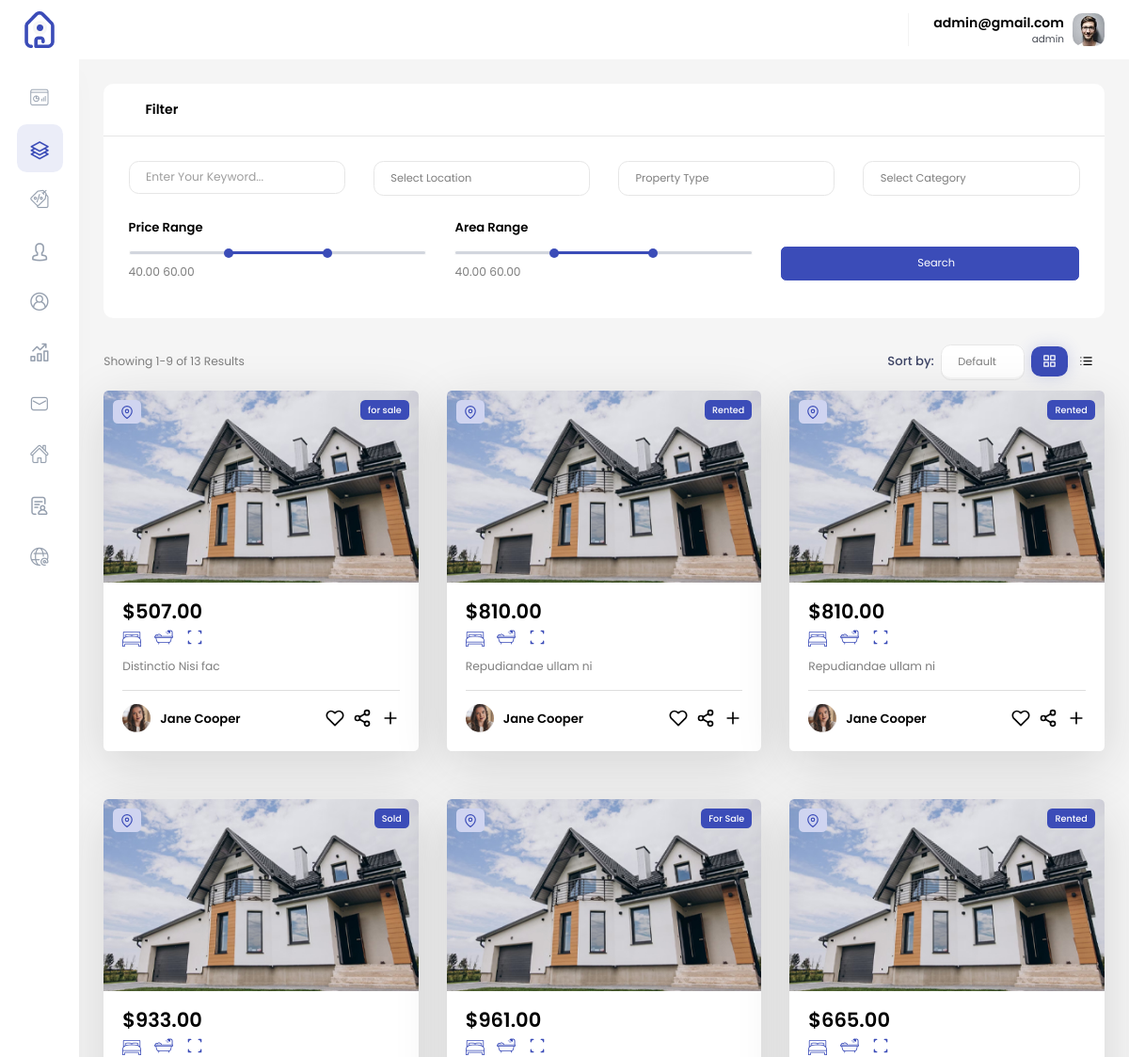
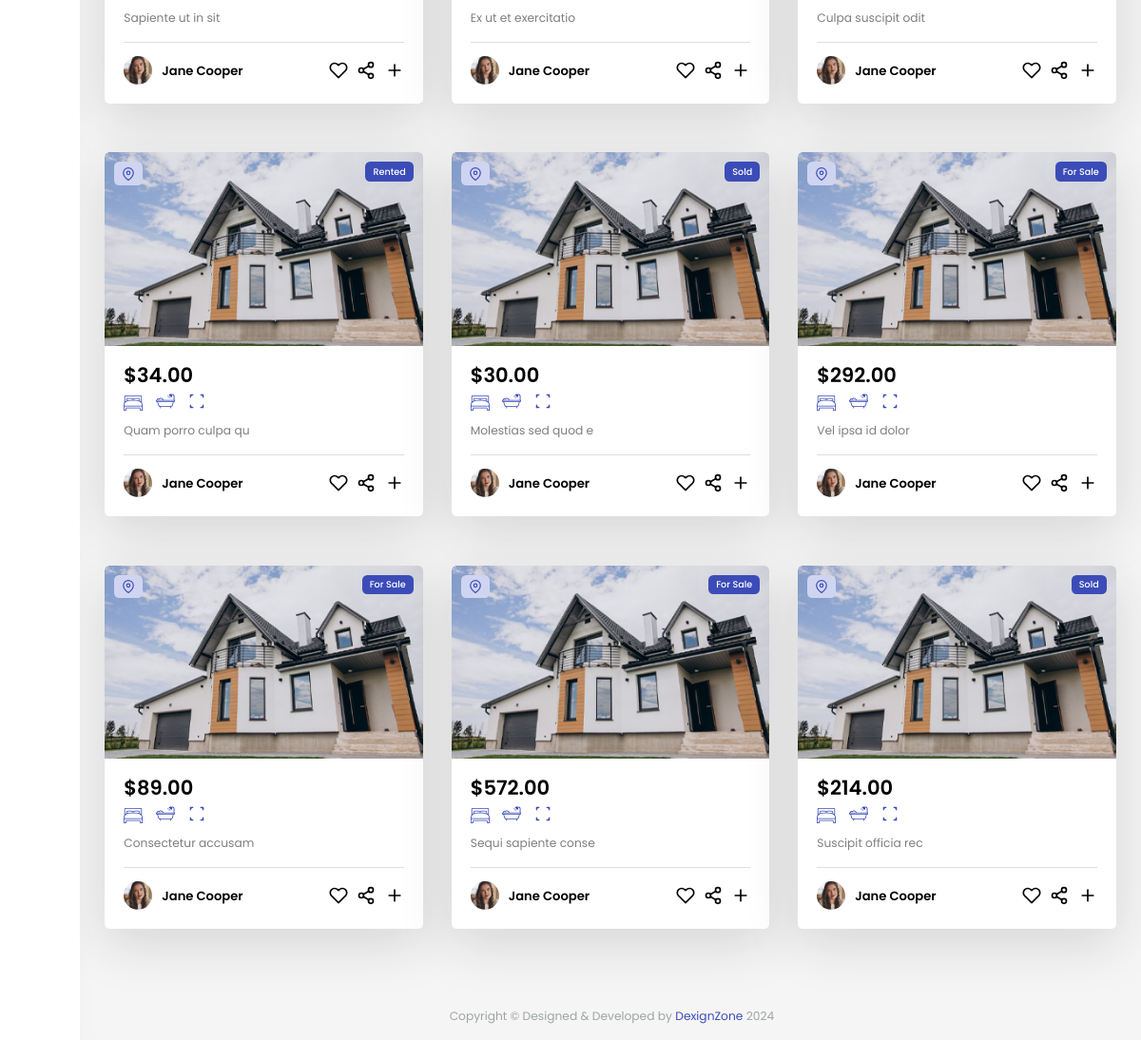
Screenshot of /property/admin/list-property/ (signed in) with the database file from the repository (2 pictures, top to bottom).
### account/models.py (models this page shows, shortened)
class User(AbstractBaseUser):
    USER_TYPE_CHOICES = [
        ('admin', 'Admin'),
        ('agent', 'Agent'),
        ('customer', 'Customer'),
    ]
    user_id = models.AutoField(primary_key=True)
    first_name = models.CharField(max_length=30)
    last_name = models.CharField(max_length=30)
    email = models.EmailField(unique=True,max_length=255, blank=False, null=False)
    user_type = models.CharField(max_length=10, choices=USER_TYPE_CHOICES)
    phone_number = models.CharField(max_length=15, blank=True, null=True)
    profile_picture = models.ImageField(upload_to='profile_pictures/', blank=True, null=True)
    is_admin= models.BooleanField(default=False)
    is_active= models.BooleanField(default=True)
    created_at = models.DateTimeField(auto_now_add=True)
    updated_at = models.DateTimeField(auto_now=True)
    objects = UserManager()
    USERNAME_FIELD = 'email'
    REQUIRED_FIELDS = ['user_type']

### property/models.py (models this page shows, shortened)
class Property(models.Model):
    PROPERTY_CATEGORIES = [
        ('apartment', 'Apartment'),
        ('condo', 'Condo'),
        ('house', 'House'),
        ('industrial', 'Industrial'),
        ('villa', 'Villa'),
    ]
    LISTING_STATUSES = [
        ('for sale', 'For Sale'),
        ('for rent', 'For Rent'),
        ('sold', 'Sold'),
        ('rented', 'Rented'),
        ('liked', 'Liked'),
    ]
    property_id = models.AutoField(primary_key=True)
    agent = models.ForeignKey(User, on_delete=models.CASCADE, related_name='properties', limit_choices_to=Q(user_type='agent')|Q(user_type= 'admin'))
    title = models.CharField(max_length=255)
    description = models.TextField()
    category = models.CharField(max_length=20, choices=PROPERTY_CATEGORIES)
    status = models.CharField(max_length=10, choices=LISTING_STATUSES)
    price = models.DecimalField(max_digits=10, decimal_places=2)
    created_at = models.DateTimeField(auto_now_add=True)
    updated_at = models.DateTimeField(auto_now=True)

### property/views.py (the view)
# urls.py: path('admin/list-property/',AdminPropertyListView.as_view(), name='admin-list-property'),
class AdminPropertyListView(View):
    permission_class = IsAdminUser()  # Define the permission class
    def dispatch(self, request, *args, **kwargs):
        try:
            if self.permission_class:
                self.permission_class(request)  # Call the permission check
            return super().dispatch(request, *args, **kwargs)
        except PermissionDenied:
            return render(request, 'error/error_403.html', status=403)
    def get(self, request, *args, **kwargs):
        return render(request, 'admin/property/property-list.html')

### account/context_processor.py (called while the page is built)
def accounts(request):
    useraddress = UserAddress.objects.all()
    usersocialmedia = UserSocialMediaProfile.objects.all()
    userdetail = User.objects.all()
    return {
        'useraddress': useraddress,
        'usermedia': usersocialmedia,
        'userdetail': userdetail,
    }

def user_profile_context(request):
    if request.user.is_authenticated:
        try:
            user_profile = User.objects.get(user_id=request.user.user_id)
        except User.DoesNotExist:
            user_profile = None
    else:
        user_profile = None
    return {
        'user_profile': user_profile,
    }

### property/context_processor.py (called while the page is built)
def properties(request):
    properties = Property.objects.all()  # Fetch all properties
    propertyamenities = PropertyAmenities.objects.all()  # Fetch all properties amenities
    propertylisiting = PropertyListingDetail.objects.all()  # Fetch all properties details
    propertymedia = PropertyMedia.objects.all()  # Fetch all properties details
    propertyaddress = PropertyAddress.objects.all()
    return {
        'properties': properties,  # Make it available in templates
        'amenities': propertyamenities,
        'listings': propertylisiting,
        'medias': propertymedia,
        'addresses': propertyaddress,
    }

### propertymanagement/permisssions.py (called while the page is built)
    def __call__(self, request):
        if not request.user.is_authenticated or request.user.user_type != 'admin':
            raise PermissionDenied("You do not have permission to access this page.")

### templates/admin/property/property-list.html (shortened to what this page needs)
{% extends 'admin/admin_base/admin_base.html' %} {% load static %}
{% block content %}
<div class="content-body">
  <div class="container-fluid">
    <div class="row">
      <div class="col-12">
        <div class="filter cm-content-box box-primary">
          <div class="content-title SlideToolHeader">
            <div class="cpa">
              <i class="fa-sharp fa-solid fa-filter me-2"></i>Filter
            </div>
            <div class="tools">
              <a href="javascript:void(0);" class="expand handle"
                ><i class="fal fa-angle-down"></i
              ></a>
            </div>
          </div>
          <div class="cm-content-body form excerpt">
            <div class="card-body">
              <form>
                <div class="row">
                  <div class="mb-3 col-lg-3 col-md-6">
                    <input
                      type="text"
                      class="form-control"
                      placeholder="Enter Your Keyword..."
                      required=""
                    />
                  </div>
                  <div class="mb-3 col-lg-3 col-md-6">
                  </div>
                  <div class="mb-3 col-lg-3 col-md-6">
                  </div>
                  <div class="mb-3 col-lg-3 col-md-6">
                  </div>
                </div>
              </form>
              <div class="row align-items-center">
                <div class="mb-3 col-lg-4 col-md-6">
                  <h6 class="title">Price Range</h6>
                  <div class="combined2 mt-3">
                    <div id="combined2"></div>
                    <span
                      class="example-val"
                      id="slider-combined2-value-min"
                    ></span>
                    <span
                      class="example-val"
                      id="slider-combined2-value-max"
                    ></span>
                  </div>
                </div>
                <div class="mb-3 col-lg-4 col-md-6">
                  <h6 class="title">Area Range</h6>
                  <div class="combined mt-3">
                    <div id="combined"></div>
                    <span
                      class="example-val"
                      id="slider-combined-value-min"
                    ></span>
                    <span
                      class="example-val"
                      id="slider-combined-value-max"
                    ></span>
                  </div>
                </div>
                <div class="col-lg-4 col-md-6 align-self-end mb-3">
                  <button
                    class="btn btn-primary rounded-sm w-100"
                    title="Click here to Search"
                    type="button"
                  >
                    <i class="fa fa-search me-1"></i>Search
                  </button>
                </div>
              </div>
            </div>
          </div>
        </div>
      </div>
    </div>
    <div class="my-3 row">
      <div class="col-sm-6 align-self-center">
        <p class="mb-0 d-sm-block d-none">Showing 1-9 of 13 Results</p>
      </div>
      <div class="col-sm-6">
        <div class="d-flex justify-content-end align-items-center">
          <div class="d-flex align-items-center me-2">
            <label class="form-label w-100 me-2 mb-0">Sort by: </label>
          </div>
          <ul class="nav nav-pills style-1">
            <li class="nav-item">
              <a
                href="#navpills-1"
                class="nav-link active"
                data-bs-toggle="tab"
                aria-expanded="false"
              >
              </a>
            </li>
            <li class="nav-item">
              <a
                href="#navpills-2"
                class="nav-link"
                data-bs-toggle="tab"
                aria-expanded="false"
              >
              </a>
            </li>
          </ul>
        </div>
      </div>
    </div>
    <div class="tab-content">
      <div id="navpills-1" class="tab-pane active">
        <div class="row">
          {% for property in properties %}
          <div class="col-xl-3 col-xxl-4 col-md-6 col-sm-6 col-lg-4 m-b30">
            <a href="{% url 'property:admin-detail-property' %}">
            <div class="property-card style-1">
              <div class="dz-media">
                <ul>
                  <li class="badge badge-sm badge-primary light">
                    <svg
                      xmlns="http://www.w3.org/2000/svg"
                      width="14"
                      height="14"
                      viewBox="0 0 24 24"
                      fill="none"
                      stroke="currentColor"
                      stroke-width="2"
                      stroke-linecap="round"
                      stroke-linejoin="round"
                      class="feather feather-map-pin"
                    >
                      <path
                        d="M21 10c0 7-9 13-9 13s-9-6-9-13a9 9 0 0 1 18 0z"
                      ></path>
                      <circle cx="12" cy="10" r="3"></circle>
                    </svg>
                  </li>
                  <li class="rent badge badge-sm badge-primary">{{property.status}}</li>
                </ul>
                <img src="/static/images/property/1.jpg" alt="/" />
              </div>
              <div class="dz-content">
                <h3 class="title">${{property.price}}</h3>
                <div class="dz-meta">
                  <ul>
                    <li>
                      <a href="javascript:void(0);"
                        >
                        {{listing.bedrooms}}</a
                      >
                    </li>
                    <li class="">
                      <a href="javascript:void(0);"
                        >
                      </a>
                    </li>
                    <li class="">
                      <a href="javascript:void(0);"
                        >
                      </a>
                    </li>
                  </ul>
                </div>
                <p>
                  {{ property.description|truncatechars:40 }}
                </p>
                <hr />
                <div class="dz-footer">
                  <div class="property-card">
                    <div class="property-media">
                      <img src="/static/images/avatar/4.jpg" alt="/" />
                    </div>
                    <h6 class="title mb-0">Jane Cooper</h6>
                  </div>
                  <ul>
                    <li>
                      <a href="javascript:void(0);"
                        ></a>
                    </li>
                    <li>
                      <a href="javascript:void(0);"
                        ></a>
                    </li>
                    <li>
                      <a href="javascript:void(0);"
                        ><svg
                          xmlns="http://www.w3.org/2000/svg"
                          width="24"
                          height="24"
                          viewBox="0 0 24 24"
                          fill="none"
                          stroke="currentColor"
                          stroke-width="2"
                          stroke-linecap="round"
                          stroke-linejoin="round"
                          class="feather feather-plus"
                        >
                          <line x1="12" y1="5" x2="12" y2="19"></line>
                          <line x1="5" y1="12" x2="19" y2="12"></line></svg
                      ></a>
                    </li>
                  </ul>
                </div>
              </div>
            </div>
              </a>
          </div>
          {% endfor %}
        </div>
      </div>
    </div>
  </div>
</div>
{% endblock content %}

### templates/admin/admin_base/admin_header.html (shortened to what this page needs)
{% load static %}
<html lang="en">
  <head>
    <link
      href="{% static 'vendor/bootstrap-select/dist/css/bootstrap-select.min.css' %}"
      rel="stylesheet"
    />
    <link
      href="{%static 'vendor/swiper/css/swiper-bundle.min.css' %}"
      rel="stylesheet"
    />
    <link
      href="{% static 'vendor/magnific-popup/magnific-popup.min.css' %}"
      rel="stylesheet"
    />
    <link
      rel="stylesheet"
      href="{% static 'vendor/nouislider/nouislider.min.css' %}"
    />
    <link href="{% static 'css/style.css' %}" rel="stylesheet" />
  </head>
  <body>
    <div id="main-wrapper">
      <div class="nav-header">
        <a href="index.html" class="brand-logo">
          <img class="logo-abbr" src="{% static 'images/logo.png' %}" alt="/" />
        </a>
      </div>
      <div class="header">
        <div class="header-content">
          <nav class="navbar navbar-expand">
            <div class="collapse navbar-collapse justify-content-end">
              <ul class="navbar-nav header-right">
                <li class="nav-item dropdown header-profile">
                  <a
                    class="nav-link"
                    href="javascript:void(0);"
                    role="button"
                    data-bs-toggle="dropdown"
                  >
                    <div class="header-info">
                      <span class="text-black">{{user_profile.email}}</span>
                      <p class="fs-12 mb-0">{{user_profile.user_type}}</p>
                    </div>
                    <img
                      src="{% static 'images/profile/17.jpg' %}"
                      width="20"
                      alt="/"
                    />
                  </a>
                </li>
              </ul>
            </div>
          </nav>
        </div>
      </div>
    </div>
  </body>
</html>

### rows the page displays
User: email "admin@gmail.com", user_type "admin"
Property: status "for sale", price "507.00", description "Distinctio Nisi fac"
Property: status "Rented", price "810.00", description "Repudiandae ullam ni"
Property: status "Rented", price "810.00", description "Repudiandae ullam ni"
Property: status "Sold", price "933.00", description "Sapiente ut in sit"
Property: status "For Sale", price "961.00", description "Ex ut et exercitatio"
Property: status "Rented", price "665.00", description "Culpa suscipit odit"
Property: status "Rented", price "34.00", description "Quam porro culpa qu"
Property: status "Sold", price "30.00", description "Molestias sed quod e"
Property: status "For Sale", price "292.00", description "Vel ipsa id dolor"
Property: status "For Sale", price "89.00", description "Consectetur accusam"
Property: status "For Sale", price "572.00", description "Sequi sapiente conse"
Property: status "Sold", price "214.00", description "Suscipit officia rec"
